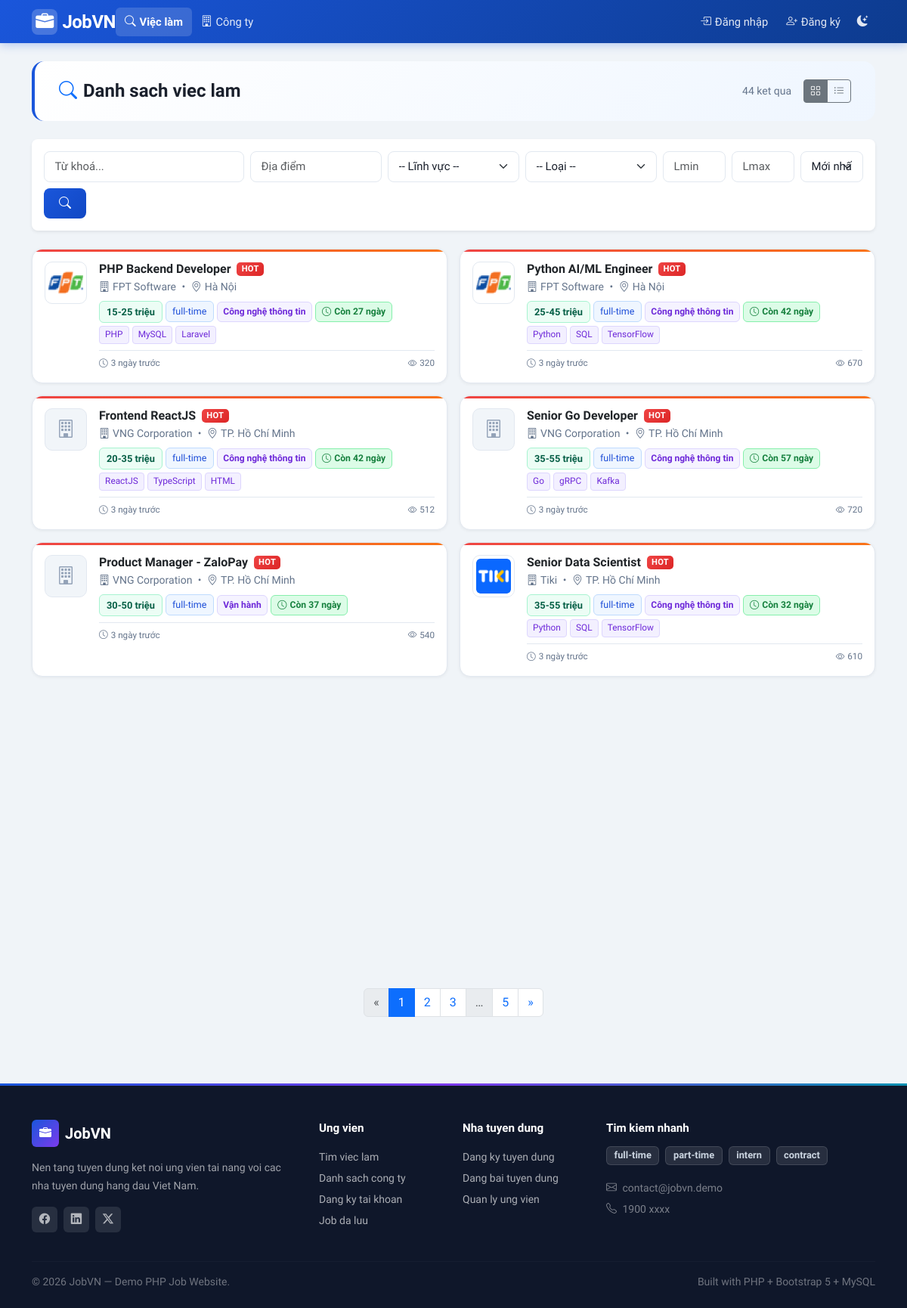
The page /index.php?page=jobs on the database its author committed.
### tables this page shows
CREATE TABLE jobs (
    id INT AUTO_INCREMENT PRIMARY KEY,
    company_id INT NOT NULL,
    employer_id INT NOT NULL,                    
    title VARCHAR(200) NOT NULL,
    description TEXT NOT NULL,
    requirements TEXT NULL,
    location VARCHAR(200) NULL,
    salary_min INT NULL,                         
    salary_max INT NULL,                         
    job_type ENUM('full-time','part-time','intern','contract') NOT NULL DEFAULT 'full-time',
    is_active TINYINT(1) NOT NULL DEFAULT 1,
    is_hot TINYINT(1) NOT NULL DEFAULT 0,        
    views INT NOT NULL DEFAULT 0,                
    expired_at DATETIME NULL,                    
    category VARCHAR(50) NOT NULL DEFAULT 'Công nghệ thông tin',   
    tags VARCHAR(300) NULL,                      
    created_at DATETIME NOT NULL DEFAULT CURRENT_TIMESTAMP,
    FOREIGN KEY (company_id) REFERENCES companies(id) ON DELETE CASCADE,
    FOREIGN KEY (employer_id) REFERENCES users(id) ON DELETE CASCADE
);

CREATE TABLE companies (
    id INT AUTO_INCREMENT PRIMARY KEY,
    owner_id INT NOT NULL,                       
    name VARCHAR(200) NOT NULL,
    description TEXT NULL,
    location VARCHAR(200) NULL,
    website VARCHAR(200) NULL,
    logo VARCHAR(255) NULL,                      
    created_at DATETIME NOT NULL DEFAULT CURRENT_TIMESTAMP,
    UNIQUE KEY uq_company_owner (owner_id),      
    FOREIGN KEY (owner_id) REFERENCES users(id) ON DELETE CASCADE
);

### public/index.php (called while the page is built, shortened)
<?php
require_once __DIR__ . '/../src/db.php';
require_once __DIR__ . '/../src/helpers.php';
$routes = [
    'home'                    => 'home.php',
    'login'                   => 'login.php',
    'register'                => 'register.php',
    'logout'                  => 'logout.php',
    'jobs'                    => 'jobs.php',
    'job_detail'              => 'job_detail.php',
    'companies'               => 'companies.php',
    'company_detail'          => 'company_detail.php',
    'download_cv'             => 'download_cv.php',
    'user/apply'              => 'user/apply.php',
    'user/my_applications'    => 'user/my_applications.php',
    'user/notifications'      => 'user/notifications.php',
    'user/profile'            => 'user/profile.php',
    'user/saved_jobs'         => 'user/saved_jobs.php',
    'user/become_employer'    => 'user/become_employer.php',
    'employer/dashboard'      => 'employer/dashboard.php',
    'employer/jobs'           => 'employer/jobs.php',
    'employer/job_form'       => 'employer/job_form.php',
    'employer/job_delete'     => 'employer/job_delete.php',
    'employer/applications'   => 'employer/applications.php',
    'employer/company'        => 'employer/company.php',
    'admin/dashboard'         => 'admin/dashboard.php',
    'admin/users'             => 'admin/users.php',
    'admin/user_delete'       => 'admin/user_delete.php',
    'admin/jobs'              => 'admin/jobs.php',
    'admin/job_delete'        => 'admin/job_delete.php',
    'admin/companies'             => 'admin/companies.php',
    'admin/applications'          => 'admin/applications.php',
    'admin/employer_requests'     => 'admin/employer_requests.php',
];
$page = $_GET['page'] ?? 'home';
$file = __DIR__ . '/../src/pages/' . $routes[$page];
require $file;

### src/db.php (called while the page is built, shortened)
<?php
function db(): PDO
{
    static $pdo = null;
    if ($pdo === null) {
        $dsn = 'mysql:host=' . DB_HOST . ';port=' . DB_PORT . ';dbname=' . DB_NAME . ';charset=utf8mb4';
        $attempts = 0;
        while (true) {
            try {
                $pdo = new PDO($dsn, DB_USER, DB_PASS, [
                    PDO::ATTR_ERRMODE              => PDO::ERRMODE_EXCEPTION,
                    PDO::ATTR_DEFAULT_FETCH_MODE   => PDO::FETCH_ASSOC,
                    PDO::ATTR_EMULATE_PREPARES     => false,
                    PDO::MYSQL_ATTR_INIT_COMMAND   => "SET NAMES utf8mb4 COLLATE utf8mb4_unicode_ci",
                ]);
                break;
            } catch (PDOException $e) {
                $attempts++;
                if ($attempts >= 10) {
                    die('Không kết nối được MySQL: ' . $e->getMessage());
                }
                sleep(1);
            }
        }
    }
    return $pdo;
}

### src/pages/jobs.php (the view, shortened to what this page needs)
<?php
$q        = trim($_GET['q'] ?? '');
$location = trim($_GET['location'] ?? '');
$jobType  = $_GET['job_type'] ?? '';
$category = $_GET['category'] ?? '';
$salMin   = (int)($_GET['salary_min'] ?? 0);
$salMax   = (int)($_GET['salary_max'] ?? 0);
$sort     = $_GET['sort'] ?? 'newest';
$page     = max(1, (int)($_GET['p'] ?? 1));
$perPage  = 10;
$sql    = "SELECT j.*, c.name AS company_name, c.logo AS company_logo
           FROM jobs j JOIN companies c ON c.id = j.company_id
           WHERE j.is_active = 1";
$params = [];
$countSql  = str_replace('SELECT j.*, c.name AS company_name, c.logo AS company_logo', 'SELECT COUNT(*)', $sql);
$countStmt = db()->prepare($countSql);
$countStmt->execute($params);
$total = (int)$countStmt->fetchColumn();
$orderBy = match($sort) {
    'salary_desc' => 'j.salary_max DESC, j.salary_min DESC',
    'views_desc'  => 'j.views DESC',
    default       => 'j.is_hot DESC, j.created_at DESC',
};
$sql .= " ORDER BY $orderBy LIMIT $perPage OFFSET " . (($page - 1) * $perPage);
$stmt = db()->prepare($sql);
$stmt->execute($params);
$jobs = $stmt->fetchAll();
$baseParams = array_filter(
    compact('q', 'location', 'jobType', 'category', 'salMin', 'salMax', 'sort'),
    fn($v) => $v !== '' && $v !== 0 && $v !== 'newest'
);
$baseUrl    = BASE_URL . '?' . http_build_query(array_merge(['page' => 'jobs'], $baseParams));
require __DIR__ . '/../layout/header.php';
?>
<div class="page-header d-flex justify-content-between align-items-center">
    <h4 class="fw-700 mb-0"><i class="bi bi-search me-2 text-primary"></i>Danh sach viec lam</h4>
    <div class="d-flex align-items-center gap-2">
        <span class="text-muted small"><?= $total ?> ket qua</span>
        <div class="btn-group btn-group-sm ms-2" role="group">
            <button type="button" class="btn btn-outline-secondary" id="btn-grid" title="Dang luoi" onclick="setView('grid')">
                <i class="bi bi-grid"></i>
            </button>
            <button type="button" class="btn btn-outline-secondary" id="btn-list" title="Dang danh sach" onclick="setView('list')">
                <i class="bi bi-list-ul"></i>
            </button>
        </div>
    </div>
</div>
<div class="card border-0 shadow-sm rounded-3 mb-4">
    <div class="card-body p-3">
        <form method="get">
            <div class="row g-2">
                <div class="col-md-3">
                    <input name="q" value="<?= e($q) ?>" class="form-control" placeholder="Từ khoá...">
                </div>
                <div class="col-md-2">
                    <input name="location" value="<?= e($location) ?>" class="form-control" placeholder="Địa điểm">
                </div>
                <div class="col-md-2">
                    <select name="category" class="form-select">
                        <option value="">-- Lĩnh vực --</option>
                    </select>
                </div>
                <div class="col-md-2">
                    <select name="job_type" class="form-select">
                        <option value="">-- Loại --</option>
                    </select>
                </div>
                <div class="col-md-1">
                    <input type="number" name="salary_min" value="<?= $salMin ?: '' ?>"
                           class="form-control" placeholder="Lmin" min="0" title="Lương tối thiểu (tr/tháng)">
                </div>
                <div class="col-md-1">
                    <input type="number" name="salary_max" value="<?= $salMax ?: '' ?>"
                           class="form-control" placeholder="Lmax" min="0" title="Lương tối đa (tr/tháng)">
                </div>
                <div class="col-md-1">
                    <select name="sort" class="form-select">
                        <option value="newest" <?= $sort === 'newest' ? 'selected' : '' ?>>Mới nhất</option>
                    </select>
                </div>
                <div class="col-auto d-flex gap-1">
                    <button class="btn btn-primary">
                        <i class="bi bi-search"></i>
                    </button>
                </div>
            </div>
        </form>
    </div>
</div>
<div id="jobs-grid" class="row g-3 mb-4" style="display:none">
<?php foreach ($jobs as $j): ?>
    <div class="col-md-6">
        <div class="card job-card h-100 position-relative <?= $j['is_hot'] ? 'hot' : '' ?>">
            <div class="card-body p-3">
                <div class="d-flex align-items-start gap-3">
                    <?php if ($j['company_logo']): ?>
                        <img src="/uploads/logos/<?= e($j['company_logo']) ?>"
                             alt="<?= e($j['company_name']) ?>"
                             class="company-logo flex-shrink-0">
                    <?php else: ?>
                        <div class="company-logo-placeholder flex-shrink-0">
                            <i class="bi bi-building"></i>
                        </div>
                    <?php endif; ?>
                    <div class="flex-grow-1 min-w-0">
                        <div class="d-flex justify-content-between align-items-start">
                            <h6 class="fw-600 mb-1 me-2">
                                <a href="<?= e(url('job_detail', ['id' => $j['id']])) ?>"
                                   class="text-decoration-none text-dark stretched-link">
                                    <?= e($j['title']) ?>
                                </a>
                                <?php if ($j['is_hot']): ?>
                                    <span class="badge-hot ms-1">HOT</span>
                                <?php endif; ?>
                            </h6>
                        </div>
                        <div class="text-muted small mb-2">
                            <i class="bi bi-building me-1"></i><?= e($j['company_name']) ?>
                            <span class="mx-1">•</span>
                            <i class="bi bi-geo-alt me-1"></i><?= e($j['location']) ?>
                        </div>
                        <div class="d-flex flex-wrap gap-1 align-items-center">
                            <span class="badge-salary"><?= e(format_salary($j['salary_min'], $j['salary_max'])) ?></span>
                            <span class="badge-type"><?= e($j['job_type']) ?></span>
                            <?php if (!empty($j['category'])): ?>
                                <span class="badge-category"><?= e($j['category']) ?></span>
                            <?php endif; ?>
                            <?= deadline_badge($j['expired_at'] ?? null) ?>
                        </div>
                        <?php if (!empty($j['tags'])): ?>
                          <div class="d-flex flex-wrap gap-1 mt-1">
                            <?php foreach(array_slice(explode(',', $j['tags']), 0, 3) as $tag): ?>
                              <span class="badge-tag"><?= e(trim($tag)) ?></span>
                            <?php endforeach; ?>
                          </div>
                        <?php endif; ?>
                        <div class="d-flex justify-content-between align-items-center mt-2 pt-2"
                             style="border-top: 1px solid var(--border-color);">
                            <span class="text-muted" style="font-size:0.73rem">
                                <i class="bi bi-clock me-1"></i><?= time_ago($j['created_at']) ?>
                            </span>
                            <div class="d-flex gap-2 text-muted" style="font-size:0.73rem">
                                <span><i class="bi bi-eye me-1"></i><?= format_views($j['views']) ?></span>
                            </div>
                        </div>
                    </div>
                </div>
            </div>
        </div>
    </div>
<?php endforeach; ?>
</div>
<?= render_pagination($total, $perPage, $page, $baseUrl) ?>
<?php require __DIR__ . '/../layout/footer.php';

### src/helpers.php (shortened to what this page needs)
<?php
function e($v): string
{
    return htmlspecialchars((string)$v, ENT_QUOTES, 'UTF-8');
}
function url(string $page, array $params = []): string
{
    $params = array_merge(['page' => $page], $params);
    return BASE_URL . '?' . http_build_query($params);
}
function format_salary(?int $min, ?int $max): string
{
    if ($min && $max) return $min . '-' . $max . ' triệu';
    return 'Đến ' . $max . ' triệu';
}
function render_pagination(int $total, int $perPage, int $currentPage, string $baseUrl): string
{
    $totalPages = (int)ceil($total / $perPage);
    $currentPage = max(1, min($currentPage, $totalPages));
    $pageUrl = function(int $p) use ($baseUrl): string {
        $url = preg_replace('/([&?])p=\d+/', '$1', $baseUrl);
        $sep = (strpos($url, '?') === false) ? '?' : '&';
        return $url . $sep . 'p=' . $p;
    };
    $html = '<nav aria-label="Phân trang"><ul class="pagination justify-content-center flex-wrap">';
    if ($currentPage > 1) {
        $html .= '<li class="page-item"><a class="page-link" href="' . e($pageUrl($currentPage - 1)) . '">&laquo;</a></li>';
    } else {
        $html .= '<li class="page-item disabled"><span class="page-link">&laquo;</span></li>';
    }
    $range = 2;
    for ($i = 1; $i <= $totalPages; $i++) {
        $showPage = ($i === 1 || $i === $totalPages || abs($i - $currentPage) <= $range);
        if (!$showPage) {
            if ($i === $currentPage - $range - 1 || $i === $currentPage + $range + 1) {
                $html .= '<li class="page-item disabled"><span class="page-link">…</span></li>';
            }
            continue;
        }
        if ($i === $currentPage) {
            $html .= '<li class="page-item active"><span class="page-link">' . $i . '</span></li>';
        } else {
            $html .= '<li class="page-item"><a class="page-link" href="' . e($pageUrl($i)) . '">' . $i . '</a></li>';
        }
    }
    if ($currentPage < $totalPages) {
        $html .= '<li class="page-item"><a class="page-link" href="' . e($pageUrl($currentPage + 1)) . '">&raquo;</a></li>';
    } else {
        $html .= '<li class="page-item disabled"><span class="page-link">&raquo;</span></li>';
    }
    $html .= '</ul></nav>';
    return $html;
}
function time_ago(string $datetime): string
{
    $diff = time() - strtotime($datetime);
    if ($diff < 2592000)   return (int)($diff / 86400) . ' ngày trước';
    return date('d/m/Y', strtotime($datetime));
}
function deadline_badge(?string $expiredAt): string
{
    $diff = (int)ceil((strtotime($expiredAt) - time()) / 86400);
    return '<span class="badge-deadline normal"><i class="bi bi-clock me-1"></i>Còn ' . $diff . ' ngày</span>';
}
function format_views(int $views): string
{
    return (string)$views;
}

### rows shown on the page
jobs: company.logo (picture), title "PHP Backend Developer", is_hot "HOT", company.name "FPT Software", location "Hà Nội", format_salary($j['salary_min'], $j['salary_max']) "15-25 triệu", job_type "full-time", category "Công nghệ thông tin", expired_at "27", tags "PHP", tags "MySQL", tags "Laravel", created_at "3 ngày trước", views "320"
jobs: company.logo (picture), title "Python AI/ML Engineer", is_hot "HOT", company.name "FPT Software", location "Hà Nội", format_salary($j['salary_min'], $j['salary_max']) "25-45 triệu", job_type "full-time", category "Công nghệ thông tin", expired_at "42", tags "Python", tags "SQL", tags "TensorFlow", created_at "3 ngày trước", views "670"
jobs: title "Frontend ReactJS", is_hot "HOT", company.name "VNG Corporation", location "TP. Hồ Chí Minh", format_salary($j['salary_min'], $j['salary_max']) "20-35 triệu", job_type "full-time", category "Công nghệ thông tin", expired_at "42", tags "ReactJS", tags "TypeScript", tags "HTML", created_at "3 ngày trước", views "512"
jobs: title "Senior Go Developer", is_hot "HOT", company.name "VNG Corporation", location "TP. Hồ Chí Minh", format_salary($j['salary_min'], $j['salary_max']) "35-55 triệu", job_type "full-time", category "Công nghệ thông tin", expired_at "57", tags "Go", tags "gRPC", tags "Kafka", created_at "3 ngày trước", views "720"
jobs: title "Product Manager - ZaloPay", is_hot "HOT", company.name "VNG Corporation", location "TP. Hồ Chí Minh", format_salary($j['salary_min'], $j['salary_max']) "30-50 triệu", job_type "full-time", category "Vận hành", expired_at "37", created_at "3 ngày trước", views "540"
jobs: company.logo (picture), title "Senior Data Scientist", is_hot "HOT", company.name "Tiki", location "TP. Hồ Chí Minh", format_salary($j['salary_min'], $j['salary_max']) "35-55 triệu", job_type "full-time", category "Công nghệ thông tin", expired_at "32", tags "Python", tags "SQL", tags "TensorFlow", created_at "3 ngày trước", views "610"

### other values the page prints
$total "44"
$t "full-time"
$t "part-time"
$t "intern"
$t "contract"
